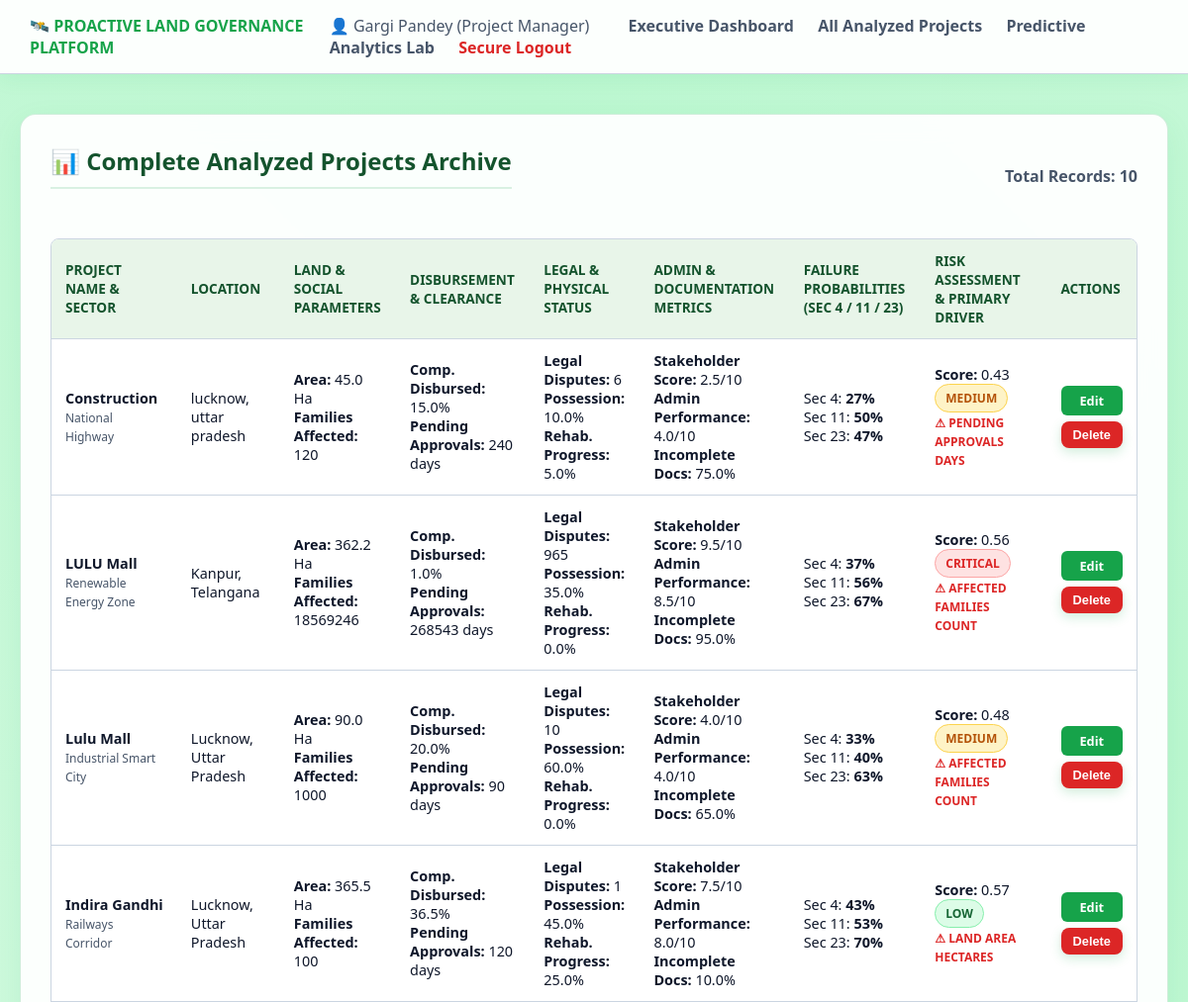
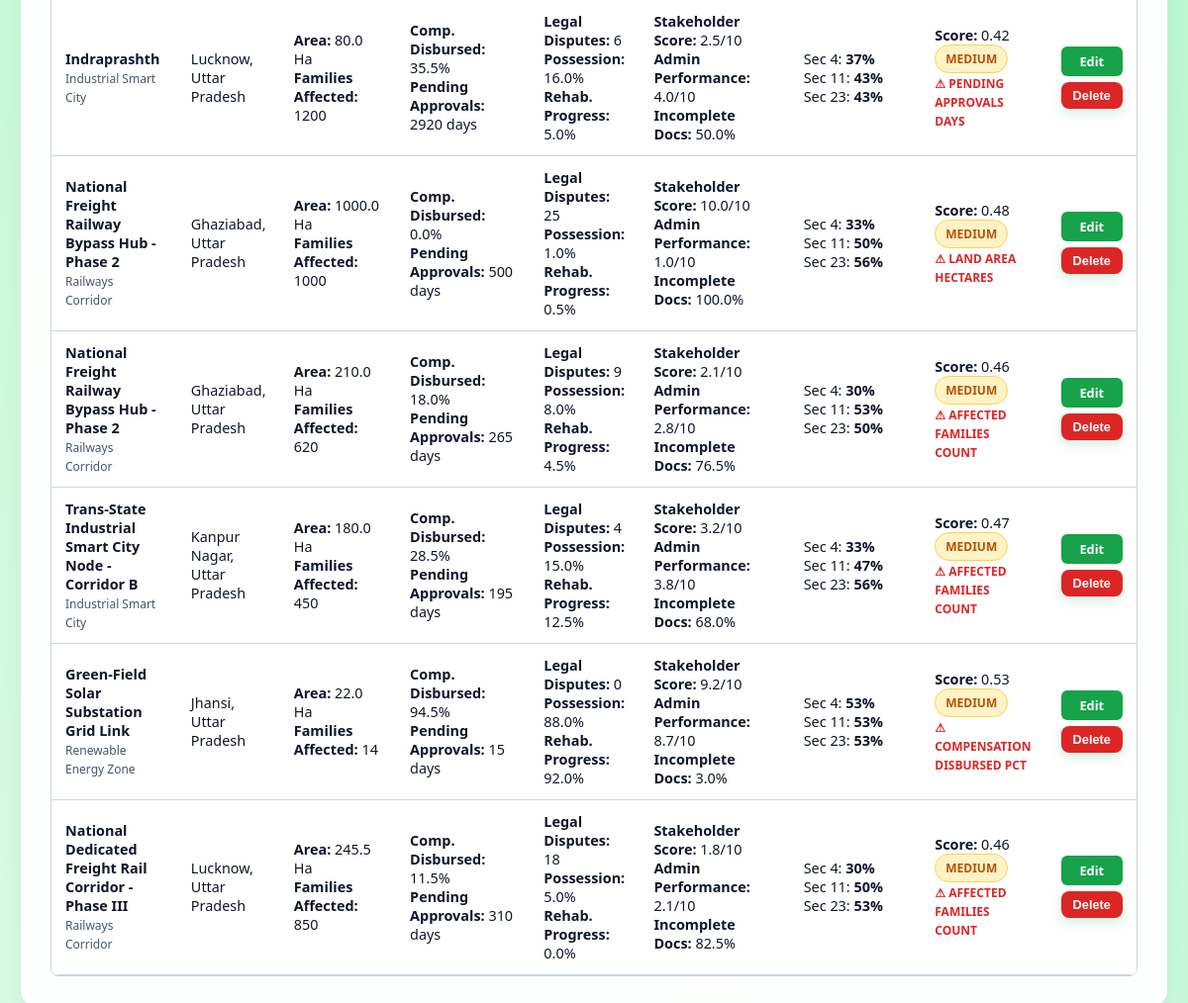
Screenshot of /projects (signed in) with the database file from the repository (2 pictures, top to bottom).
### tables this page shows
CREATE TABLE land_projects (
            id INTEGER PRIMARY KEY AUTOINCREMENT,
            project_name TEXT NOT NULL,
            project_type TEXT,
            district TEXT,
            state TEXT,
            land_area_hectares REAL,
            affected_families_count INTEGER,
            compensation_disbursed_pct REAL,
            pending_approvals_days INTEGER,
            legal_disputes_count INTEGER,
            possession_status_pct REAL,
            rehabilitation_progress_pct REAL,
            stakeholder_responsiveness_score REAL,
            historical_admin_performance REAL,
            documentation_incomplete_pct REAL,
            risk_score REAL,
            risk_category TEXT,
            sec4_prob REAL,
            sec11_prob REAL,
            sec23_prob REAL,
            primary_driver TEXT,
            created_at TIMESTAMP DEFAULT CURRENT_TIMESTAMP
        );

### app.py (the view)
@app.route("/projects")
def view_projects():
    if "user" not in session:
        return redirect(url_for("login"))
    all_projects = db.fetch_all_project_records(limit=1000)
    return render_template("projects.html", projects=all_projects)

### database.py (called while the page is built)
def fetch_all_project_records(limit=10):
    conn = sqlite3.connect(DB_FILE)
    conn.row_factory = sqlite3.Row
    cursor = conn.cursor()
    cursor.execute('SELECT * FROM land_projects ORDER BY created_at DESC LIMIT ?', (limit,))
    records = cursor.fetchall()
    conn.close()
    return records

### templates/projects.html
{% extends "base.html" %}
{% block content %}
<div class="card">
    <div style="display: flex; justify-content: space-between; align-items: center; margin-bottom: 20px;">
        <h2>📊 Complete Analyzed Projects Archive</h2>
        <span style="font-weight: 600; color: var(--text-muted);">Total Records: {{ projects|length }}</span>
    </div>
    <div style="overflow-x: auto;">
        <table>
            <thead>
                <tr>
                    <th>Project Name & Sector</th>
                    <th>Location</th>
                    <th>Land & Social Parameters</th>
                    <th>Disbursement & Clearance</th>
                    <th>Legal & Physical Status</th>
                    <th>Admin & Documentation Metrics</th>
                    <th>Failure Probabilities (Sec 4 / 11 / 23)</th>
                    <th>Risk Assessment & Primary Driver</th>
                    <th>Actions</th>
                </tr>
            </thead>
            <tbody>
                {% for p in projects %}
                <tr>
                    <td>
                        <strong>{{ p['project_name'] }}</strong><br>
                        <small style="color: var(--text-muted);">{{ p['project_type'] }}</small>
                    </td>
                    <td>
                        {{ p['district'] }},<br>{{ p['state'] }}
                    </td>
                    <td>
                        <strong>Area:</strong> {{ p['land_area_hectares'] }} Ha<br>
                        <strong>Families Affected:</strong> {{ p['affected_families_count'] }}
                    </td>
                    <td>
                        <strong>Comp. Disbursed:</strong> {{ p['compensation_disbursed_pct'] }}%<br>
                        <strong>Pending Approvals:</strong> {{ p['pending_approvals_days'] }} days
                    </td>
                    <td>
                        <strong>Legal Disputes:</strong> {{ p['legal_disputes_count'] }}<br>
                        <strong>Possession:</strong> {{ p['possession_status_pct'] }}%<br>
                        <strong>Rehab. Progress:</strong> {{ p['rehabilitation_progress_pct'] }}%
                    </td>
                    <td>
                        <strong>Stakeholder Score:</strong> {{ p['stakeholder_responsiveness_score'] }}/10<br>
                        <strong>Admin Performance:</strong> {{ p['historical_admin_performance'] }}/10<br>
                        <strong>Incomplete Docs:</strong> {{ p['documentation_incomplete_pct'] }}%
                    </td>
                    <td>
                        Sec 4: <strong>{{ (p['sec4_prob'] * 100) | int }}%</strong><br>
                        Sec 11: <strong>{{ (p['sec11_prob'] * 100) | int }}%</strong><br>
                        Sec 23: <strong>{{ (p['sec23_prob'] * 100) | int }}%</strong>
                    </td>
                    <td>
                        <strong>Score:</strong> {{ p['risk_score'] }}<br>
                        <span class="badge badge-{{ p['risk_category'] }}">{{ p['risk_category'] }}</span><br>
                        <small style="color:#dc2626; font-weight:700;">⚠ {{ p['primary_driver'] }}</small>
                    </td>
                    <td>
                        <a href="{{ url_for('edit_project', project_id=p['id']) }}" style="display: block; text-align: center; background-color: var(--accent-green); color: white; padding: 6px 12px; border-radius: 6px; text-decoration: none; font-size: 0.8rem; margin-bottom: 6px; font-weight: 600;">Edit</a>
                        <form action="{{ url_for('delete_project', project_id=p['id']) }}" method="POST" onsubmit="return confirm('Are you sure you want to delete this project record?');">
                            <button type="submit" style="background-color: var(--danger-red); padding: 6px 12px; font-size: 0.8rem; width: 100%;">Delete</button>
                        </form>
                    </td>
                </tr>
                {% else %}
                <tr>
                    <td colspan="9" style="text-align: center; color: var(--text-muted);">
                        No projects analyzed yet. Go to the Predictive Analytics Lab to evaluate a project profile.
                    </td>
                </tr>
                {% endfor %}
            </tbody>
        </table>
    </div>
</div>
{% endblock %}

### static/css/style.css (style rules this page uses)
:root { --bg-gradient: linear-gradient(45deg, #ffffff, #f0fdf4, #bbf7d0, #f0fdf4); --card-bg: rgba(255, 255, 255, 0.94); --accent-green: #16a34a; --accent-hover: #15803d; --text-dark: #0f172a; --text-muted: #475569; --border-gray: #cbd5e1; --danger-red: #dc2626; --header-green: #14532d; }
body { font-family: 'Segoe UI', system-ui, sans-serif; background: var(--bg-gradient); background-size: 400% 400%; background-attachment: fixed; color: var(--text-dark); margin: 0; padding: 0; min-height: 100vh; animation: gradientMove 12s ease infinite; }
.card { background-color: var(--card-bg); border: 1px solid rgba(22, 163, 74, 0.2); border-radius: 16px; padding: 30px; box-shadow: 0 10px 30px rgba(22, 163, 74, 0.08); margin-bottom: 30px; backdrop-filter: blur(12px); }
h1, h2, h3 { color: var(--header-green); margin-top: 0; }
h2 { border-bottom: 2px solid rgba(22, 163, 74, 0.15); padding-bottom: 10px; }
button { background-color: var(--accent-green); color: #ffffff; font-weight: 700; padding: 14px; border: none; border-radius: 8px; cursor: pointer; width: 100%; font-size: 1rem; box-shadow: 0 4px 12px rgba(22, 163, 74, 0.2); transition: all 0.2s ease; }
table { width: 100%; border-collapse: separate; border-spacing: 0; margin-top: 10px; border-radius: 8px; overflow: hidden; border: 1px solid var(--border-gray); }
th, td { padding: 12px 14px; text-align: left; border-bottom: 1px solid var(--border-gray); }
th { background-color: #e8f5e9; color: var(--header-green); font-weight: 700; font-size: 0.85rem; text-transform: uppercase; }
td { background-color: #ffffff; font-size: 0.9rem; }
.badge { padding: 5px 10px; border-radius: 20px; font-size: 0.75rem; font-weight: 700; display: inline-block; }
.badge-CRITICAL { background-color: #fee2e2; color: var(--danger-red); border: 1px solid #fca5a5; }
.badge-MEDIUM { background-color: #fef3c7; color: #b45309; border: 1px solid #fcd34d; }
.badge-LOW { background-color: #dcfce7; color: #166534; border: 1px solid #86efac; }

### rows the page displays
land_projects: project_name "Construction", project_type "National Highway", district "lucknow", state "uttar pradesh", land_area_hectares "45.0", affected_families_count "120", compensation_disbursed_pct "15.0", pending_approvals_days "240", legal_disputes_count "6", possession_status_pct "10.0", rehabilitation_progress_pct "5.0", stakeholder_responsiveness_score "2.5", historical_admin_performance "4.0", documentation_incomplete_pct "75.0", (p['sec4_prob']*100)|int "27", (p['sec11_prob']*100)|int "50", (p['sec23_prob']*100)|int "47", risk_score "0.43", risk_category "MEDIUM", primary_driver "PENDING APPROVALS DAYS"
land_projects: project_name "LULU Mall", project_type "Renewable Energy Zone", district "Kanpur", state "Telangana", land_area_hectares "362.2", affected_families_count "18569246", compensation_disbursed_pct "1.0", pending_approvals_days "268543", legal_disputes_count "965", possession_status_pct "35.0", rehabilitation_progress_pct "0.0", stakeholder_responsiveness_score "9.5", historical_admin_performance "8.5", documentation_incomplete_pct "95.0", (p['sec4_prob']*100)|int "37", (p['sec11_prob']*100)|int "56", (p['sec23_prob']*100)|int "67", risk_score "0.56", risk_category "CRITICAL", primary_driver "AFFECTED FAMILIES COUNT"
land_projects: project_name "Lulu Mall", project_type "Industrial Smart City", district "Lucknow", state "Uttar Pradesh", land_area_hectares "90.0", affected_families_count "1000", compensation_disbursed_pct "20.0", pending_approvals_days "90", legal_disputes_count "10", possession_status_pct "60.0", rehabilitation_progress_pct "0.0", stakeholder_responsiveness_score "4.0", historical_admin_performance "4.0", documentation_incomplete_pct "65.0", (p['sec4_prob']*100)|int "33", (p['sec11_prob']*100)|int "40", (p['sec23_prob']*100)|int "63", risk_score "0.48", risk_category "MEDIUM", primary_driver "AFFECTED FAMILIES COUNT"
land_projects: project_name "Indira Gandhi", project_type "Railways Corridor", district "Lucknow", state "Uttar Pradesh", land_area_hectares "365.5", affected_families_count "100", compensation_disbursed_pct "36.5", pending_approvals_days "120", legal_disputes_count "1", possession_status_pct "45.0", rehabilitation_progress_pct "25.0", stakeholder_responsiveness_score "7.5", historical_admin_performance "8.0", documentation_incomplete_pct "10.0", (p['sec4_prob']*100)|int "43", (p['sec11_prob']*100)|int "53", (p['sec23_prob']*100)|int "70", risk_score "0.57", risk_category "LOW", primary_driver "LAND AREA HECTARES"
land_projects: project_name "Indraprashth", project_type "Industrial Smart City", district "Lucknow", state "Uttar Pradesh", land_area_hectares "80.0", affected_families_count "1200", compensation_disbursed_pct "35.5", pending_approvals_days "2920", legal_disputes_count "6", possession_status_pct "16.0", rehabilitation_progress_pct "5.0", stakeholder_responsiveness_score "2.5", historical_admin_performance "4.0", documentation_incomplete_pct "50.0", (p['sec4_prob']*100)|int "37", (p['sec11_prob']*100)|int "43", (p['sec23_prob']*100)|int "43", risk_score "0.42", risk_category "MEDIUM", primary_driver "PENDING APPROVALS DAYS"
land_projects: project_name "National Freight Railway Bypass Hub - Phase 2", project_type "Railways Corridor", district "Ghaziabad", state "Uttar Pradesh", land_area_hectares "1000.0", affected_families_count "1000", compensation_disbursed_pct "0.0", pending_approvals_days "500", legal_disputes_count "25", possession_status_pct "1.0", rehabilitation_progress_pct "0.5", stakeholder_responsiveness_score "10.0", historical_admin_performance "1.0", documentation_incomplete_pct "100.0", (p['sec4_prob']*100)|int "33", (p['sec11_prob']*100)|int "50", (p['sec23_prob']*100)|int "56", risk_score "0.48", risk_category "MEDIUM", primary_driver "LAND AREA HECTARES"
land_projects: project_name "National Freight Railway Bypass Hub - Phase 2", project_type "Railways Corridor", district "Ghaziabad", state "Uttar Pradesh", land_area_hectares "210.0", affected_families_count "620", compensation_disbursed_pct "18.0", pending_approvals_days "265", legal_disputes_count "9", possession_status_pct "8.0", rehabilitation_progress_pct "4.5", stakeholder_responsiveness_score "2.1", historical_admin_performance "2.8", documentation_incomplete_pct "76.5", (p['sec4_prob']*100)|int "30", (p['sec11_prob']*100)|int "53", (p['sec23_prob']*100)|int "50", risk_score "0.46", risk_category "MEDIUM", primary_driver "AFFECTED FAMILIES COUNT"
land_projects: project_name "Trans-State Industrial Smart City Node - Corridor B", project_type "Industrial Smart City", district "Kanpur Nagar", state "Uttar Pradesh", land_area_hectares "180.0", affected_families_count "450", compensation_disbursed_pct "28.5", pending_approvals_days "195", legal_disputes_count "4", possession_status_pct "15.0", rehabilitation_progress_pct "12.5", stakeholder_responsiveness_score "3.2", historical_admin_performance "3.8", documentation_incomplete_pct "68.0", (p['sec4_prob']*100)|int "33", (p['sec11_prob']*100)|int "47", (p['sec23_prob']*100)|int "56", risk_score "0.47", risk_category "MEDIUM", primary_driver "AFFECTED FAMILIES COUNT"
land_projects: project_name "Green-Field Solar Substation Grid Link", project_type "Renewable Energy Zone", district "Jhansi", state "Uttar Pradesh", land_area_hectares "22.0", affected_families_count "14", compensation_disbursed_pct "94.5", pending_approvals_days "15", legal_disputes_count "0", possession_status_pct "88.0", rehabilitation_progress_pct "92.0", stakeholder_responsiveness_score "9.2", historical_admin_performance "8.7", documentation_incomplete_pct "3.0", (p['sec4_prob']*100)|int "53", (p['sec11_prob']*100)|int "53", (p['sec23_prob']*100)|int "53", risk_score "0.53", risk_category "MEDIUM", primary_driver "COMPENSATION DISBURSED PCT"
land_projects: project_name "National Dedicated Freight Rail Corridor - Phase III", project_type "Railways Corridor", district "Lucknow", state "Uttar Pradesh", land_area_hectares "245.5", affected_families_count "850", compensation_disbursed_pct "11.5", pending_approvals_days "310", legal_disputes_count "18", possession_status_pct "5.0", rehabilitation_progress_pct "0.0", stakeholder_responsiveness_score "1.8", historical_admin_performance "2.1", documentation_incomplete_pct "82.5", (p['sec4_prob']*100)|int "30", (p['sec11_prob']*100)|int "50", (p['sec23_prob']*100)|int "53", risk_score "0.46", risk_category "MEDIUM", primary_driver "AFFECTED FAMILIES COUNT"

### other values shown
{{ session.get('user') }} "Gargi Pandey"
{{ session.get('role') }} "Project Manager"
{{ projects|length }} "10"
